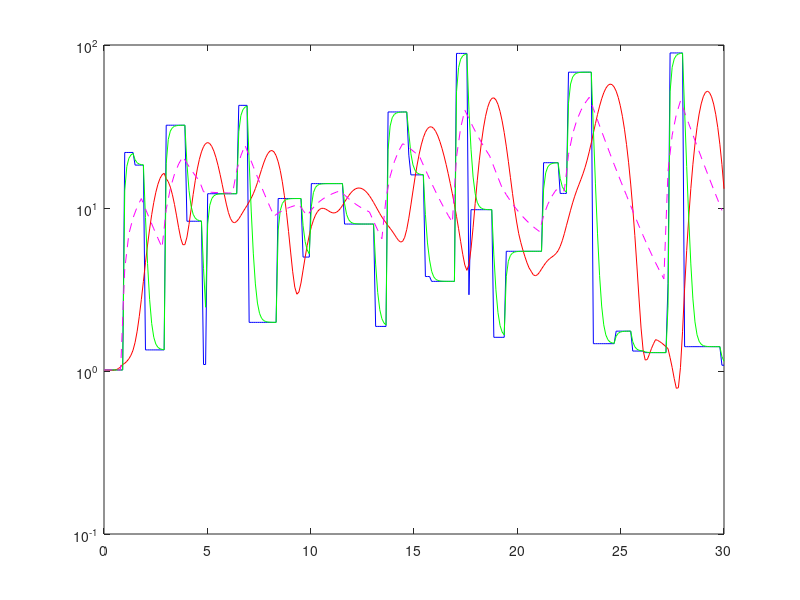

MATLAB code for this plot:
% Test temporal filter

freq = 10; % Sampling freqency [Hz]

cutoff_freq = 0.5; %Hz

N = 30*freq;
E_s = 10.^(rand(N,1)*2);
rep = round(rand(N,1)*20);

E = zeros(size(E_s));
t = linspace(0, N*1/freq, N );

prev_kk=1;
E(1)=E_s(1);
for kk=1:N
    if( kk>=(rep(prev_kk)+prev_kk) )
        E(kk) = E_s(kk);
        prev_kk = kk;
    else
        E(kk) = E(prev_kk);
    end
end

%%

c_f = 0.5/(freq/2);
f = [0 c_f c_f 1];
m = [1 1 0 0];
b = fir2(30,f,m);

c_f = 2/(freq/2);
f = [0 c_f c_f 1];
m = [1 1 0 0];
b_high = fir2(10,f,m);

%[b,a] = butter(30,0.5/(freq/2));

pad = length(b)-1;
pad_high = length(b_high)-1;
Ex = padarray( E, [pad 0], E(1), 'pre' );
Exf = zeros(size(E));

Exf(1) = E(1);
deltaT = 1000/60;
tau = 20;
for kk=2:length(E)
    T = E(kk);
    deltaE = (T-Exf(kk-1));
%    if( deltaE < 0 )
%        tau = 5;
%    else
%        tau = 7;
%    end
    Exf(kk) = T - deltaE*exp(-deltaT/tau);
end

Exf2 = zeros(length(E)/2,1);
Exf2(1) = E(1);
deltaT = 1000/30;
tau = 200;
for kk=2:1:(length(E)/2)
    T = E(kk*2);
    deltaE = (T-Exf2(kk-1));
    Exf2(kk) = T - deltaE*exp(-deltaT/tau);
end


Ef = filter(b,1,E, repmat(E(1),[length(b)-1,1]));

F = E.^0.5;
Ff = (max(filter(b,1,F, repmat(F(1),[length(b)-1,1])),1)).^2;

clf;

plot( t, E, '-b' )
hold on
plot( t, Ef, '-r' )
plot( t, Exf, '-g' )
plot( t(1:2:end), Exf2, '--m' )

hold off
set( gca, 'YScale', 'log' );